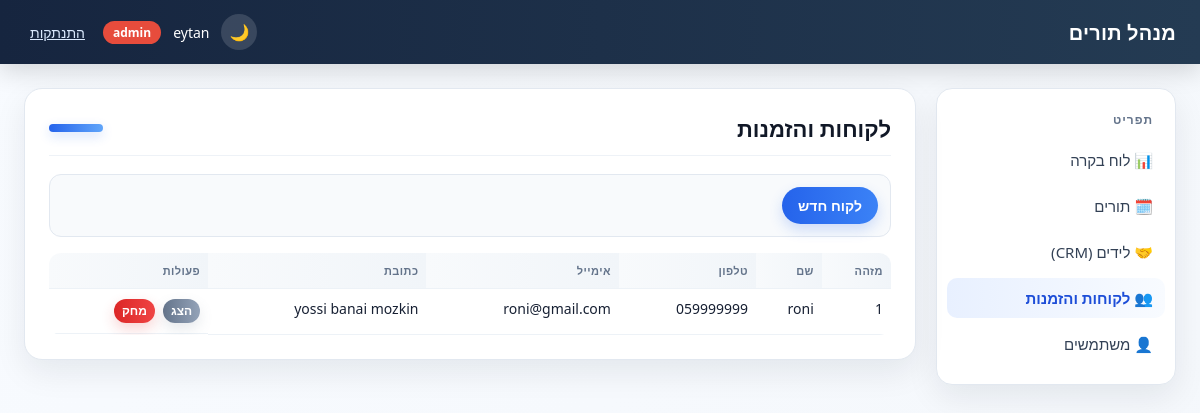
Page /customers/ (signed in) on the committed database.
### tables this page shows
CREATE TABLE customers (
                id INTEGER PRIMARY KEY AUTOINCREMENT,
                name TEXT,
                phone TEXT,
                email TEXT,
                address TEXT
            );

### blueprints/customers.py (the view)
@bp.route("/")
@login_required
def list_customers():
    df = get_repos().customers.get_all()
    return render_template("customers/list.html", customers=to_records(df))

### app.py (called while the page is built)
@app.context_processor
def inject_template_globals():
    return {
        "csrf_token": generate_csrf_token(),
        "current_user": current_user(),
        "ROLE_ADMIN": roles.ADMIN,
        "ROLE_USER": roles.USER,
    }

### auth.py (called while the page is built)
def generate_csrf_token():
    if "csrf_token" not in session:
        session["csrf_token"] = secrets.token_hex(16)
    return session["csrf_token"]

def validate_csrf():
    if request.method != "POST":
        return
    token = session.get("csrf_token")
    submitted = request.form.get("csrf_token", "")
    if not token or not secrets.compare_digest(token, submitted):
        abort(400)

def current_user():
    return session.get("user")

def login_required(view):
    @wraps(view)
    def wrapped(*args, **kwargs):
        if current_user() is None:
            return redirect(url_for("auth.login"))
        return view(*args, **kwargs)
    return wrapped

### customer_repository.py (called while the page is built)
    def get_all(self):
        return pd.read_sql_query(f"SELECT * FROM {TABLE_NAME}", self.conn)

### db_context.py (called while the page is built)
def get_conn():
    if "db_conn" not in g:
        g.db_conn = sqlite3.connect(DB_FILE, timeout=10)
    return g.db_conn

def get_repos():
    if "repos" not in g:
        conn = get_conn()
        appointments = AppointmentRepository(conn)
        g.repos = SimpleNamespace(
            appointments=appointments,
            availability=AvailabilityService(appointments),
            leads=LeadRepository(conn),
            lead_statuses=LeadStatusRepository(conn),
            customers=CustomerRepository(conn),
            invoices=InvoiceRepository(conn),
            users=UserRepository(conn),
            id_sequence=IdSequence(conn),
        )
    return g.repos

def init_app(app):
    @app.teardown_appcontext
    def close_conn(exception):
        conn = g.pop("db_conn", None)
        if conn is not None:
            conn.close()

### id_sequence.py (called while the page is built)
    def _seed_if_empty(self):
        count = self.conn.execute("SELECT COUNT(*) FROM id_sequence").fetchone()[0]
        if count > 0:
            return
        max_existing = self._max_existing_id()
        if max_existing > 0:
            self.conn.execute("INSERT INTO id_sequence (id) VALUES (?)", (max_existing,))
            self.conn.commit()

### view_utils.py (called while the page is built)
def to_records(df):
    return df.where(pd.notnull(df), None).to_dict("records")

def role_badge_class(role):
    return ROLE_BADGE_CLASSES.get(role, "badge-gray")

### templates/customers/list.html (shortened to what this page needs)
{% extends "base.html" %}
{% block page_heading %}לקוחות והזמנות{% endblock %}
{% block content %}
<div class="toolbar">
    <a href="{{ url_for('customers.new_customer') }}" class="btn">לקוח חדש</a>
</div>
{% if customers %}
<table>
    <thead>
        <tr>
            <th>מזהה</th>
            <th>שם</th>
            <th>טלפון</th>
            <th>אימייל</th>
            <th>כתובת</th>
            <th>פעולות</th>
        </tr>
    </thead>
    <tbody>
        {% for c in customers %}
        <tr>
            <td>{{ c.id }}</td>
            <td>{{ c.name }}</td>
            <td>{{ c.phone }}</td>
            <td>{{ c.email }}</td>
            <td>{{ c.address }}</td>
            <td class="actions-row">
                <a href="{{ url_for('customers.detail', customer_id=c.id) }}" class="btn btn-secondary">הצג</a>
                {% if current_user.role == ROLE_ADMIN %}
                <form method="post" action="{{ url_for('customers.delete', customer_id=c.id) }}"
                      onsubmit="return confirm('האם אתה בטוח שברצונך למחוק את הלקוח?');">
                    <button type="submit" class="btn btn-danger">מחק</button>
                </form>
                {% endif %}
            </td>
        </tr>
        {% endfor %}
    </tbody>
</table>
{% else %}
<p class="empty-state">עדיין אין לקוחות.</p>
{% endif %}
{% endblock %}

### static/style.css (style rules this page uses)
* { box-sizing: border-box; }
:root { --bg: #f4f7fb; --surface: #ffffff; --surface-2: #f8fafc; --text: #172033; --muted: #64748b; --border: #e2e8f0; --primary: #2563eb; --primary-dark: #1d4ed8; --danger: #dc2626; --danger-dark: #b91c1c; --shadow: 0 12px 32px rgba(15, 23, 42, 0.08); }
body { margin: 0; font-family: "Segoe UI", Tahoma, Arial, sans-serif; background: linear-gradient(135deg, #f8fbff 0%, var(--bg) 100%); color: var(--text); direction: rtl; text-align: right; }
.toolbar { display: flex; flex-wrap: wrap; gap: 10px; align-items: center; margin-bottom: 16px; padding: 12px; background: var(--surface-2); border: 1px solid var(--border); border-radius: 12px; }
table { width: 100%; border-collapse: collapse; font-size: 14px; overflow: hidden; border-radius: 12px; }
th, td { text-align: right; padding: 10px 8px; border-bottom: 1px solid #edf2f7; white-space: nowrap; vertical-align: top; }
th { background: linear-gradient(90deg, #f8fafc 0%, #f1f5f9 100%); color: #64748b; font-weight: 700; font-size: 11px; text-transform: uppercase; letter-spacing: 0.04em; }
.actions-row { display: flex; gap: 6px; align-items: center; flex-wrap: wrap; }
.actions-row .btn, .actions-row button { padding: 6px 8px; font-size: 12px; line-height: 1; }
.actions-row form { margin: 0; }
.btn { display: inline-block; padding: 9px 16px; border-radius: 999px; border: none; background: linear-gradient(90deg, var(--primary) 0%, #3b82f6 100%); color: #fff; text-decoration: none; font-size: 14px; font-weight: 600; cursor: pointer; box-shadow: 0 6px 14px rgba(37, 99, 235, 0.2); transition: transform 0.15s ease, box-shadow 0.15s ease; }
.btn-danger { background: linear-gradient(90deg, var(--danger) 0%, #ef4444 100%); box-shadow: 0 6px 14px rgba(220, 38, 38, 0.2); }
.btn-secondary { background: linear-gradient(90deg, #64748b 0%, #94a3b8 100%); box-shadow: 0 6px 14px rgba(100, 116, 139, 0.16); }
.actions-row { display: flex; gap: 8px; }

### rows in the picture
customers: id "1", name "roni", phone "059999999", email "roni@gmail.com", address "yossi banai mozkin"

### other values in the picture
{{ current_user.username }} "eytan"
{{ current_user.role }} "admin"
